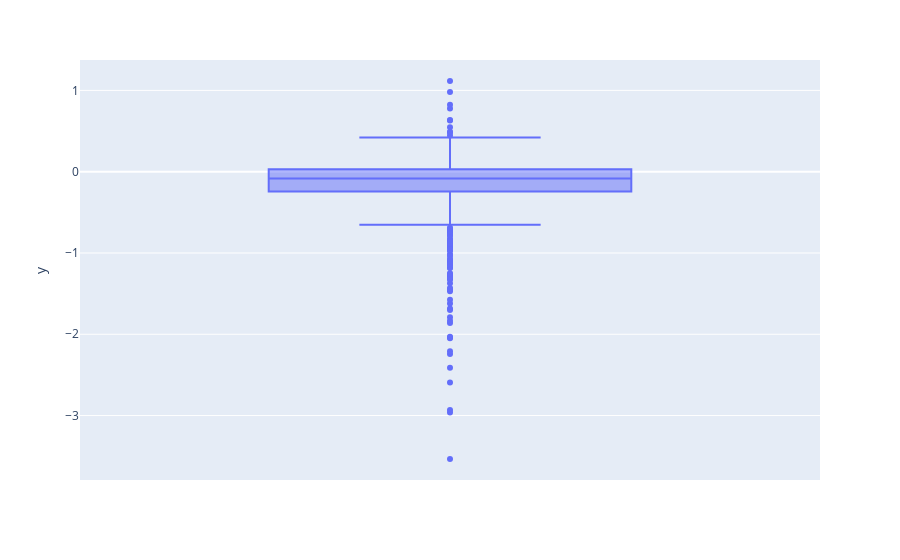

Notebook code for this chart:
### Code cell
# Visualize outliers
import plotly.express as px
fig = px.box(out, y='y')
fig.show()

### Figure 1 — Plotly figure (JSON) as saved in the notebook; plotly's stock layout.template omitted (floating-point values rounded to 4 significant figures; data arrays with more than 128 entries replaced by an {"elided": "..."} marker saying what was removed)
{"data": [{"alignmentgroup": "True", "hovertemplate": "y=%{y}<extra></extra>", "legendgroup": "", "marker": {"color": "#636efa"}, "name": "", "notched": false, "offsetgroup": "", "orientation": "v", "showlegend": false, "type": "box", "x0": " ", "xaxis": "x", "y": {"elided": "769 float values"}, "y0": " ", "yaxis": "y"}], "layout": {"boxmode": "group", "legend": {"tracegroupgap": 0}, "margin": {"t": 60}, "xaxis": {"anchor": "y", "domain": [0, 1]}, "yaxis": {"anchor": "x", "domain": [0, 1], "title": {"text": "y"}}}}
